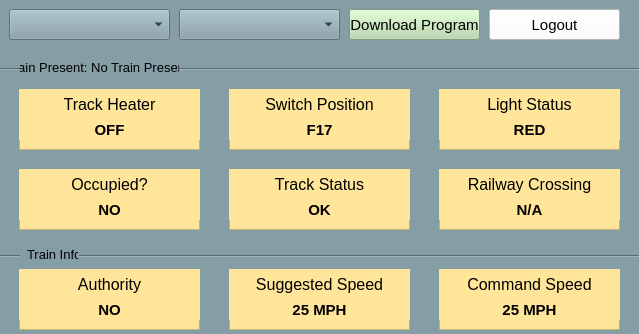
<?xml version="1.0" encoding="UTF-8"?>
<ui version="4.0">
 <class>MainWindow</class>
 <widget class="QMainWindow" name="MainWindow">
  <property name="geometry">
   <rect>
    <x>0</x>
    <y>0</y>
    <width>639</width>
    <height>334</height>
   </rect>
  </property>
  <property name="windowTitle">
   <string>Wayside Controllers</string>
  </property>
  <widget class="QWidget" name="centralwidget">
   <widget class="QFrame" name="frame">
    <property name="geometry">
     <rect>
      <x>-1</x>
      <y>-1</y>
      <width>641</width>
      <height>341</height>
     </rect>
    </property>
    <property name="styleSheet">
     <string notr="true">background-color: rgb(133, 158, 166);</string>
    </property>
    <property name="frameShape">
     <enum>QFrame::StyledPanel</enum>
    </property>
    <property name="frameShadow">
     <enum>QFrame::Raised</enum>
    </property>
    <widget class="QComboBox" name="track_controller_combo_box">
     <property name="geometry">
      <rect>
       <x>10</x>
       <y>10</y>
       <width>161</width>
       <height>31</height>
      </rect>
     </property>
     <property name="currentText">
      <string notr="true"/>
     </property>
    </widget>
    <widget class="QPushButton" name="download_program_button">
     <property name="geometry">
      <rect>
       <x>350</x>
       <y>10</y>
       <width>131</width>
       <height>31</height>
      </rect>
     </property>
     <property name="font">
      <font>
       <pointsize>11</pointsize>
      </font>
     </property>
     <property name="styleSheet">
      <string notr="true">background-color: rgb(182, 215, 168);</string>
     </property>
     <property name="text">
      <string>Download Program</string>
     </property>
    </widget>
    <widget class="QPushButton" name="logout_button">
     <property name="geometry">
      <rect>
       <x>490</x>
       <y>10</y>
       <width>131</width>
       <height>31</height>
      </rect>
     </property>
     <property name="font">
      <font>
       <pointsize>11</pointsize>
      </font>
     </property>
     <property name="styleSheet">
      <string notr="true">background-color: rgb(255, 255, 255);</string>
     </property>
     <property name="text">
      <string>Logout</string>
     </property>
    </widget>
    <widget class="QFrame" name="frame_2">
     <property name="geometry">
      <rect>
       <x>20</x>
       <y>90</y>
       <width>181</width>
       <height>61</height>
      </rect>
     </property>
     <property name="styleSheet">
      <string notr="true">background-color: rgb(255, 229, 153);</string>
     </property>
     <property name="frameShape">
      <enum>QFrame::StyledPanel</enum>
     </property>
     <property name="frameShadow">
      <enum>QFrame::Raised</enum>
     </property>
     <widget class="QLabel" name="label_9">
      <property name="geometry">
       <rect>
        <x>0</x>
        <y>0</y>
        <width>181</width>
        <height>31</height>
       </rect>
      </property>
      <property name="font">
       <font>
        <pointsize>12</pointsize>
       </font>
      </property>
      <property name="text">
       <string>Track Heater</string>
      </property>
      <property name="alignment">
       <set>Qt::AlignCenter</set>
      </property>
     </widget>
     <widget class="QLabel" name="track_heater_label">
      <property name="geometry">
       <rect>
        <x>0</x>
        <y>30</y>
        <width>181</width>
        <height>21</height>
       </rect>
      </property>
      <property name="font">
       <font>
        <pointsize>11</pointsize>
        <weight>75</weight>
        <bold>true</bold>
       </font>
      </property>
      <property name="text">
       <string>OFF</string>
      </property>
      <property name="alignment">
       <set>Qt::AlignCenter</set>
      </property>
     </widget>
    </widget>
    <widget class="QFrame" name="frame_3">
     <property name="geometry">
      <rect>
       <x>20</x>
       <y>170</y>
       <width>181</width>
       <height>61</height>
      </rect>
     </property>
     <property name="styleSheet">
      <string notr="true">background-color: rgb(255, 229, 153);</string>
     </property>
     <property name="frameShape">
      <enum>QFrame::StyledPanel</enum>
     </property>
     <property name="frameShadow">
      <enum>QFrame::Raised</enum>
     </property>
     <widget class="QLabel" name="occupied_label">
      <property name="geometry">
       <rect>
        <x>0</x>
        <y>30</y>
        <width>181</width>
        <height>21</height>
       </rect>
      </property>
      <property name="font">
       <font>
        <pointsize>11</pointsize>
        <weight>75</weight>
        <bold>true</bold>
       </font>
      </property>
      <property name="text">
       <string>NO</string>
      </property>
      <property name="alignment">
       <set>Qt::AlignCenter</set>
      </property>
     </widget>
     <widget class="QLabel" name="label">
      <property name="geometry">
       <rect>
        <x>0</x>
        <y>0</y>
        <width>181</width>
        <height>31</height>
       </rect>
      </property>
      <property name="font">
       <font>
        <pointsize>12</pointsize>
       </font>
      </property>
      <property name="text">
       <string>Occupied?</string>
      </property>
      <property name="alignment">
       <set>Qt::AlignCenter</set>
      </property>
     </widget>
    </widget>
    <widget class="QFrame" name="switch_position_frame">
     <property name="geometry">
      <rect>
       <x>230</x>
       <y>90</y>
       <width>181</width>
       <height>61</height>
      </rect>
     </property>
     <property name="styleSheet">
      <string notr="true">background-color: rgb(255, 229, 153);</string>
     </property>
     <property name="frameShape">
      <enum>QFrame::StyledPanel</enum>
     </property>
     <property name="frameShadow">
      <enum>QFrame::Raised</enum>
     </property>
     <widget class="QLabel" name="label_3">
      <property name="geometry">
       <rect>
        <x>0</x>
        <y>0</y>
        <width>181</width>
        <height>31</height>
       </rect>
      </property>
      <property name="font">
       <font>
        <pointsize>12</pointsize>
       </font>
      </property>
      <property name="text">
       <string>Switch Position</string>
      </property>
      <property name="alignment">
       <set>Qt::AlignCenter</set>
      </property>
     </widget>
     <widget class="QLabel" name="switch_position_label">
      <property name="geometry">
       <rect>
        <x>0</x>
        <y>30</y>
        <width>181</width>
        <height>21</height>
       </rect>
      </property>
      <property name="font">
       <font>
        <pointsize>11</pointsize>
        <weight>75</weight>
        <bold>true</bold>
       </font>
      </property>
      <property name="text">
       <string>F17</string>
      </property>
      <property name="alignment">
       <set>Qt::AlignCenter</set>
      </property>
     </widget>
     <widget class="QPushButton" name="switch_position_button">
      <property name="geometry">
       <rect>
        <x>0</x>
        <y>0</y>
        <width>181</width>
        <height>61</height>
       </rect>
      </property>
      <property name="text">
       <string/>
      </property>
      <property name="flat">
       <bool>true</bool>
      </property>
     </widget>
    </widget>
    <widget class="QFrame" name="frame_6">
     <property name="geometry">
      <rect>
       <x>440</x>
       <y>90</y>
       <width>181</width>
       <height>61</height>
      </rect>
     </property>
     <property name="styleSheet">
      <string notr="true">background-color: rgb(255, 229, 153);</string>
     </property>
     <property name="frameShape">
      <enum>QFrame::StyledPanel</enum>
     </property>
     <property name="frameShadow">
      <enum>QFrame::Raised</enum>
     </property>
     <widget class="QLabel" name="label_7">
      <property name="geometry">
       <rect>
        <x>0</x>
        <y>0</y>
        <width>181</width>
        <height>31</height>
       </rect>
      </property>
      <property name="font">
       <font>
        <pointsize>12</pointsize>
       </font>
      </property>
      <property name="text">
       <string>Light Status</string>
      </property>
      <property name="alignment">
       <set>Qt::AlignCenter</set>
      </property>
     </widget>
     <widget class="QLabel" name="light_status_label">
      <property name="geometry">
       <rect>
        <x>0</x>
        <y>30</y>
        <width>181</width>
        <height>21</height>
       </rect>
      </property>
      <property name="font">
       <font>
        <pointsize>11</pointsize>
        <weight>75</weight>
        <bold>true</bold>
       </font>
      </property>
      <property name="text">
       <string>RED</string>
      </property>
      <property name="alignment">
       <set>Qt::AlignCenter</set>
      </property>
     </widget>
    </widget>
    <widget class="QFrame" name="frame_7">
     <property name="geometry">
      <rect>
       <x>230</x>
       <y>170</y>
       <width>181</width>
       <height>61</height>
      </rect>
     </property>
     <property name="styleSheet">
      <string notr="true">background-color: rgb(255, 229, 153);</string>
     </property>
     <property name="frameShape">
      <enum>QFrame::StyledPanel</enum>
     </property>
     <property name="frameShadow">
      <enum>QFrame::Raised</enum>
     </property>
     <widget class="QLabel" name="label_5">
      <property name="geometry">
       <rect>
        <x>0</x>
        <y>0</y>
        <width>181</width>
        <height>31</height>
       </rect>
      </property>
      <property name="font">
       <font>
        <pointsize>12</pointsize>
       </font>
      </property>
      <property name="text">
       <string>Track Status</string>
      </property>
      <property name="alignment">
       <set>Qt::AlignCenter</set>
      </property>
     </widget>
     <widget class="QLabel" name="track_status_label">
      <property name="geometry">
       <rect>
        <x>0</x>
        <y>30</y>
        <width>181</width>
        <height>21</height>
       </rect>
      </property>
      <property name="font">
       <font>
        <pointsize>11</pointsize>
        <weight>75</weight>
        <bold>true</bold>
       </font>
      </property>
      <property name="text">
       <string>OK</string>
      </property>
      <property name="alignment">
       <set>Qt::AlignCenter</set>
      </property>
     </widget>
    </widget>
    <widget class="QFrame" name="frame_8">
     <property name="geometry">
      <rect>
       <x>440</x>
       <y>170</y>
       <width>181</width>
       <height>61</height>
      </rect>
     </property>
     <property name="styleSheet">
      <string notr="true">background-color: rgb(255, 229, 153);</string>
     </property>
     <property name="frameShape">
      <enum>QFrame::StyledPanel</enum>
     </property>
     <property name="frameShadow">
      <enum>QFrame::Raised</enum>
     </property>
     <widget class="QLabel" name="label_8">
      <property name="geometry">
       <rect>
        <x>0</x>
        <y>0</y>
        <width>181</width>
        <height>31</height>
       </rect>
      </property>
      <property name="font">
       <font>
        <pointsize>12</pointsize>
       </font>
      </property>
      <property name="text">
       <string>Railway Crossing</string>
      </property>
      <property name="alignment">
       <set>Qt::AlignCenter</set>
      </property>
     </widget>
     <widget class="QLabel" name="railway_crossing_label">
      <property name="geometry">
       <rect>
        <x>0</x>
        <y>30</y>
        <width>181</width>
        <height>21</height>
       </rect>
      </property>
      <property name="font">
       <font>
        <pointsize>11</pointsize>
        <weight>75</weight>
        <bold>true</bold>
       </font>
      </property>
      <property name="text">
       <string>N/A</string>
      </property>
      <property name="alignment">
       <set>Qt::AlignCenter</set>
      </property>
     </widget>
    </widget>
    <widget class="QFrame" name="frame_4">
     <property name="geometry">
      <rect>
       <x>440</x>
       <y>270</y>
       <width>181</width>
       <height>61</height>
      </rect>
     </property>
     <property name="styleSheet">
      <string notr="true">background-color: rgb(255, 229, 153);</string>
     </property>
     <property name="frameShape">
      <enum>QFrame::StyledPanel</enum>
     </property>
     <property name="frameShadow">
      <enum>QFrame::Raised</enum>
     </property>
     <widget class="QLabel" name="label_15">
      <property name="geometry">
       <rect>
        <x>0</x>
        <y>0</y>
        <width>181</width>
        <height>31</height>
       </rect>
      </property>
      <property name="font">
       <font>
        <pointsize>12</pointsize>
       </font>
      </property>
      <property name="text">
       <string>Command Speed</string>
      </property>
      <property name="alignment">
       <set>Qt::AlignCenter</set>
      </property>
     </widget>
     <widget class="QLabel" name="command_speed_label">
      <property name="geometry">
       <rect>
        <x>0</x>
        <y>30</y>
        <width>181</width>
        <height>21</height>
       </rect>
      </property>
      <property name="font">
       <font>
        <pointsize>11</pointsize>
        <weight>75</weight>
        <bold>true</bold>
       </font>
      </property>
      <property name="text">
       <string>25 MPH</string>
      </property>
      <property name="alignment">
       <set>Qt::AlignCenter</set>
      </property>
     </widget>
    </widget>
    <widget class="QFrame" name="frame_9">
     <property name="geometry">
      <rect>
       <x>230</x>
       <y>270</y>
       <width>181</width>
       <height>61</height>
      </rect>
     </property>
     <property name="styleSheet">
      <string notr="true">background-color: rgb(255, 229, 153);</string>
     </property>
     <property name="frameShape">
      <enum>QFrame::StyledPanel</enum>
     </property>
     <property name="frameShadow">
      <enum>QFrame::Raised</enum>
     </property>
     <widget class="QLabel" name="label_14">
      <property name="geometry">
       <rect>
        <x>0</x>
        <y>0</y>
        <width>181</width>
        <height>31</height>
       </rect>
      </property>
      <property name="font">
       <font>
        <pointsize>12</pointsize>
       </font>
      </property>
      <property name="text">
       <string>Suggested Speed</string>
      </property>
      <property name="alignment">
       <set>Qt::AlignCenter</set>
      </property>
     </widget>
     <widget class="QLabel" name="suggested_speed_label">
      <property name="geometry">
       <rect>
        <x>0</x>
        <y>30</y>
        <width>181</width>
        <height>21</height>
       </rect>
      </property>
      <property name="font">
       <font>
        <pointsize>11</pointsize>
        <weight>75</weight>
        <bold>true</bold>
       </font>
      </property>
      <property name="text">
       <string>25 MPH</string>
      </property>
      <property name="alignment">
       <set>Qt::AlignCenter</set>
      </property>
     </widget>
    </widget>
    <widget class="QFrame" name="frame_10">
     <property name="geometry">
      <rect>
       <x>20</x>
       <y>270</y>
       <width>181</width>
       <height>61</height>
      </rect>
     </property>
     <property name="styleSheet">
      <string notr="true">background-color: rgb(255, 229, 153);</string>
     </property>
     <property name="frameShape">
      <enum>QFrame::StyledPanel</enum>
     </property>
     <property name="frameShadow">
      <enum>QFrame::Raised</enum>
     </property>
     <widget class="QLabel" name="label_13">
      <property name="geometry">
       <rect>
        <x>0</x>
        <y>0</y>
        <width>181</width>
        <height>31</height>
       </rect>
      </property>
      <property name="font">
       <font>
        <pointsize>12</pointsize>
       </font>
      </property>
      <property name="text">
       <string>Authority</string>
      </property>
      <property name="alignment">
       <set>Qt::AlignCenter</set>
      </property>
     </widget>
     <widget class="QLabel" name="authority_label">
      <property name="geometry">
       <rect>
        <x>0</x>
        <y>30</y>
        <width>181</width>
        <height>21</height>
       </rect>
      </property>
      <property name="font">
       <font>
        <pointsize>11</pointsize>
        <weight>75</weight>
        <bold>true</bold>
       </font>
      </property>
      <property name="text">
       <string>NO</string>
      </property>
      <property name="alignment">
       <set>Qt::AlignCenter</set>
      </property>
     </widget>
    </widget>
    <widget class="QComboBox" name="block_combo_box">
     <property name="geometry">
      <rect>
       <x>180</x>
       <y>10</y>
       <width>161</width>
       <height>31</height>
      </rect>
     </property>
     <property name="currentText">
      <string notr="true"/>
     </property>
    </widget>
    <widget class="QLabel" name="train_presence_label">
     <property name="geometry">
      <rect>
       <x>8</x>
       <y>58</y>
       <width>181</width>
       <height>21</height>
      </rect>
     </property>
     <property name="font">
      <font>
       <pointsize>10</pointsize>
      </font>
     </property>
     <property name="text">
      <string>Train Present: No Train Present</string>
     </property>
     <property name="alignment">
      <set>Qt::AlignCenter</set>
     </property>
    </widget>
    <widget class="Line" name="line">
     <property name="geometry">
      <rect>
       <x>80</x>
       <y>247</y>
       <width>561</width>
       <height>20</height>
      </rect>
     </property>
     <property name="orientation">
      <enum>Qt::Horizontal</enum>
     </property>
    </widget>
    <widget class="QLabel" name="label_20">
     <property name="geometry">
      <rect>
       <x>28</x>
       <y>245</y>
       <width>51</width>
       <height>20</height>
      </rect>
     </property>
     <property name="font">
      <font>
       <pointsize>10</pointsize>
      </font>
     </property>
     <property name="text">
      <string>Train Info</string>
     </property>
    </widget>
    <widget class="Line" name="line_2">
     <property name="geometry">
      <rect>
       <x>0</x>
       <y>247</y>
       <width>21</width>
       <height>20</height>
      </rect>
     </property>
     <property name="orientation">
      <enum>Qt::Horizontal</enum>
     </property>
    </widget>
    <widget class="Line" name="line_3">
     <property name="geometry">
      <rect>
       <x>0</x>
       <y>60</y>
       <width>21</width>
       <height>20</height>
      </rect>
     </property>
     <property name="orientation">
      <enum>Qt::Horizontal</enum>
     </property>
    </widget>
    <widget class="Line" name="line_4">
     <property name="geometry">
      <rect>
       <x>180</x>
       <y>60</y>
       <width>461</width>
       <height>20</height>
      </rect>
     </property>
     <property name="orientation">
      <enum>Qt::Horizontal</enum>
     </property>
    </widget>
   </widget>
  </widget>
 </widget>
 <resources/>
 <connections/>
</ui>
